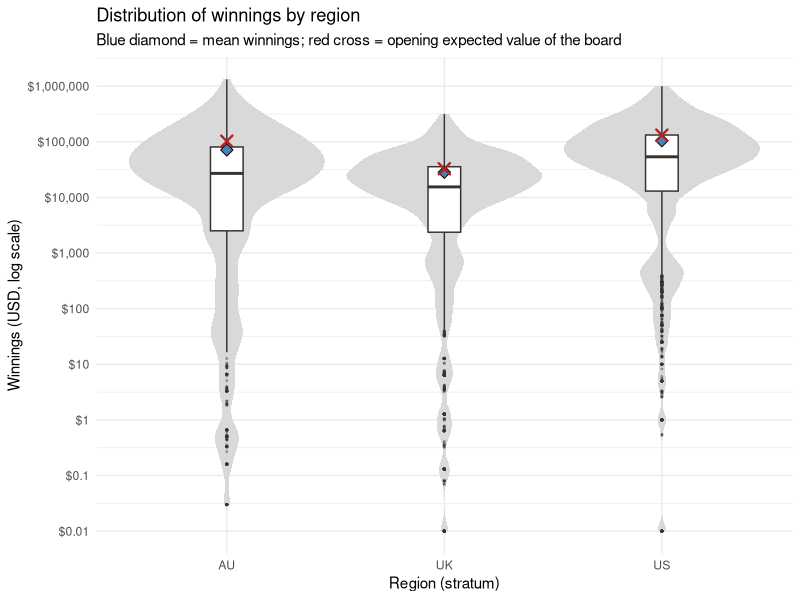
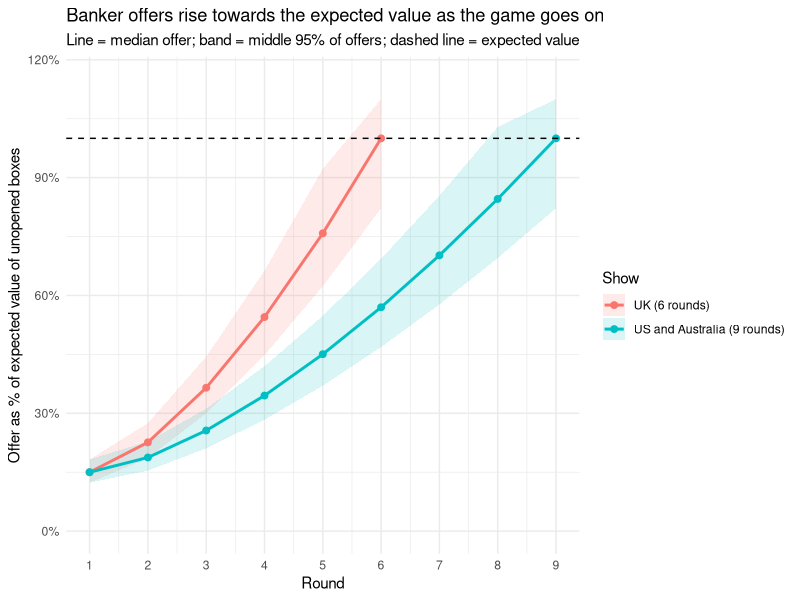
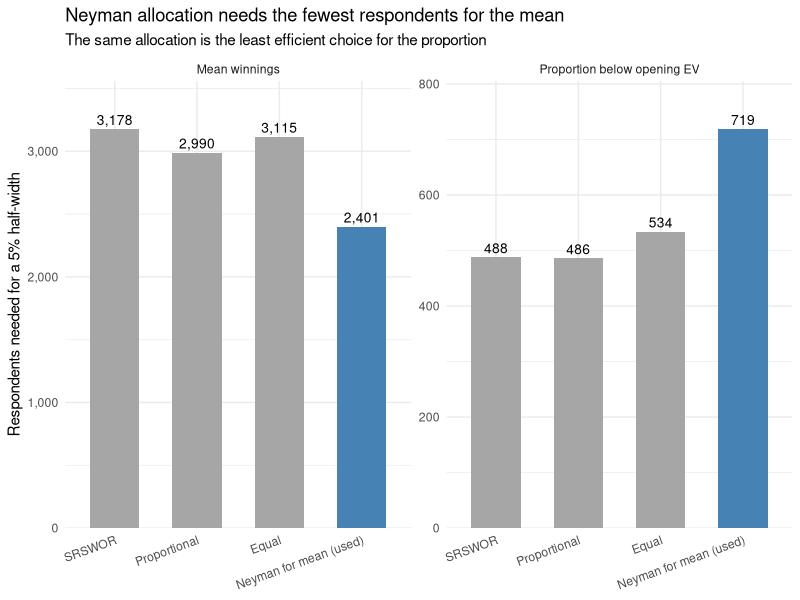
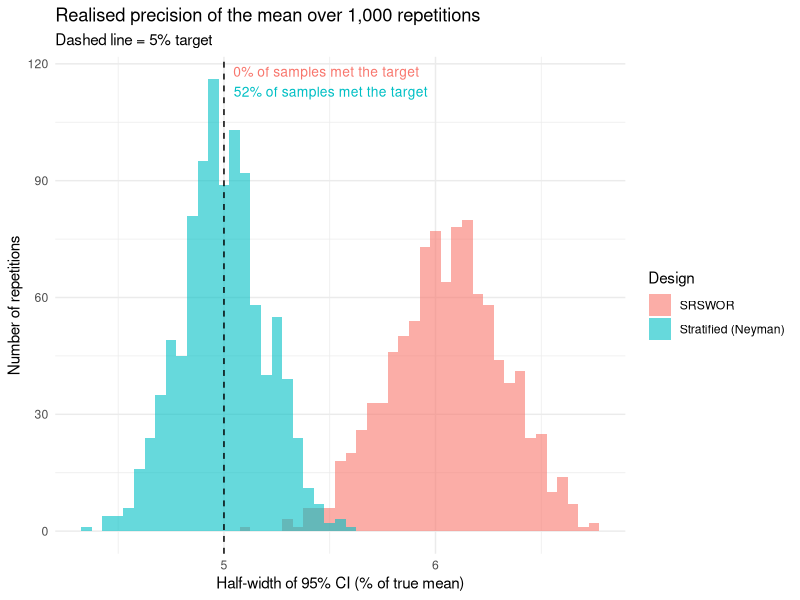

Generate these figures, in order, with R:
# 06_extra_figures.R
# Four additional figures for the report:
#   A_winnings_by_region.png      - distribution of winnings by region (A5, A6)
#   A_banker_offer_curve.png      - banker offer as % of expected value (A5)
#   B_allocation_comparison.png   - n needed under each allocation (B5)
#   E_half_width_distribution.png - realised CI half-widths vs the 5% target (E, D8)
#
# Run 01 to 05 first; this script reads data/population.csv and
# output/E_replicates.csv. It draws no random numbers.

library(ggplot2)

population <- read.csv(file.path("data", "population.csv"))
reps       <- read.csv(file.path("output", "E_replicates.csv"))

N     <- nrow(population)
z     <- qnorm(0.975)
rel_e <- 0.05

dir.create("figures", showWarnings = FALSE)

# ---- 1. Winnings by region ------------------------------------------------
# Log scale, because winnings run from cents to over a million dollars.
# Diamonds mark each region's mean; crosses mark the opening expected value.

region_means <- aggregate(winnings_usd ~ region, population, mean)
opening_ev   <- unique(population[, c("region", "opening_ev_usd")])

p1 <- ggplot(population, aes(region, winnings_usd)) +
  geom_violin(fill = "grey85", colour = NA, scale = "width") +
  geom_boxplot(width = 0.15, outlier.size = 0.4, outlier.alpha = 0.3) +
  geom_point(data = region_means, shape = 23, size = 3, fill = "steelblue") +
  geom_point(data = opening_ev, aes(y = opening_ev_usd), shape = 4, size = 3,
             stroke = 1.2, colour = "firebrick") +
  # amounts under $1 keep their cents, so the bottom labels are not all "$0"
  scale_y_log10(labels = function(x) ifelse(x < 1, paste0("$", x), scales::dollar(x)),
                breaks = 10^(-2:6)) +
  labs(x = "Region (stratum)", y = "Winnings (USD, log scale)",
       title = "Distribution of winnings by region",
       subtitle = "Blue diamond = mean winnings; red cross = opening expected value of the board") +
  theme_minimal()
ggsave(file.path("figures", "A_winnings_by_region.png"), p1, width = 7, height = 4.5)

# ---- 2. Banker offer curve ------------------------------------------------
# Same rule as banker_fraction() in 01_simulate_population.R:
# base fraction 0.15 + 0.85 ((r - 1) / (R - 1))^1.5, multiplied by
# exp(N(0, 0.10^2)) noise and capped at 1.10. The band shows the middle 95%
# of that noise.

offer_curve <- function(show, R) {
  r    <- seq_len(R)
  base <- 0.15 + 0.85 * ((r - 1) / (R - 1))^1.5
  data.frame(show  = show, round = r, base = base,
             lower = base * exp(-z * 0.10),
             upper = pmin(base * exp(z * 0.10), 1.10))
}
offers <- rbind(offer_curve("UK (6 rounds)", 6),
                offer_curve("US and Australia (9 rounds)", 9))

p2 <- ggplot(offers, aes(round, base, colour = show, fill = show)) +
  geom_ribbon(aes(ymin = lower, ymax = upper), alpha = 0.15, colour = NA) +
  geom_line(linewidth = 1) +
  geom_point(size = 2) +
  geom_hline(yintercept = 1, linetype = "dashed") +
  scale_y_continuous(labels = scales::percent, limits = c(0, 1.15)) +
  scale_x_continuous(breaks = 1:9) +
  labs(x = "Round", y = "Offer as % of expected value of unopened boxes",
       colour = "Show", fill = "Show",
       title = "Banker offers rise towards the expected value as the game goes on",
       subtitle = "Line = median offer; band = middle 95% of offers; dashed line = expected value") +
  theme_minimal()
ggsave(file.path("figures", "A_banker_offer_curve.png"), p2, width = 7, height = 4.5)

# ---- 3. Required sample size under each allocation ------------------------
# For allocation shares a_h (n_h = n a_h), the variance of the stratified
# mean with fpc is  V = (1/n) sum W_h^2 S_h^2 / a_h - (1/N) sum W_h S_h^2,
# so the n that gives V = (e / z)^2 is
#   n = sum(W_h^2 S_h^2 / a_h) / ((e / z)^2 + sum(W_h S_h^2) / N).

strata <- do.call(rbind, lapply(split(population, population$region),
  function(d) data.frame(
    region = d$region[1],
    N_h    = nrow(d),
    S_h    = sd(d$winnings_usd),
    Sp_h   = sqrt(nrow(d) / (nrow(d) - 1) * mean(d$below_ev) * (1 - mean(d$below_ev)))
  )))
strata$W_h <- strata$N_h / N

n_alloc <- function(e, S_h, a_h) {
  sum(strata$W_h^2 * S_h^2 / a_h) / ((e / z)^2 + sum(strata$W_h * S_h^2) / N)
}
n_srs <- function(e, S) {
  n0 <- (z * S / e)^2
  n0 / (1 + n0 / N)
}

# Allocation shares. The design uses Neyman allocation for the mean, so the
# proportion is shown under that same allocation.
shares <- list(
  "Proportional"           = strata$W_h,
  "Equal"                  = rep(1 / nrow(strata), nrow(strata)),
  "Neyman for mean (used)" = strata$N_h * strata$S_h / sum(strata$N_h * strata$S_h)
)

e_mean <- rel_e * mean(population$winnings_usd)
e_prop <- rel_e * mean(population$below_ev)
S_p    <- sqrt(N / (N - 1) * mean(population$below_ev) * (1 - mean(population$below_ev)))

alloc <- rbind(
  data.frame(parameter = "Mean winnings", design = "SRSWOR",
             n = n_srs(e_mean, sd(population$winnings_usd))),
  data.frame(parameter = "Mean winnings", design = names(shares),
             n = sapply(shares, n_alloc, e = e_mean, S_h = strata$S_h)),
  data.frame(parameter = "Proportion below opening EV", design = "SRSWOR",
             n = n_srs(e_prop, S_p)),
  data.frame(parameter = "Proportion below opening EV", design = names(shares),
             n = sapply(shares, n_alloc, e = e_prop, S_h = strata$Sp_h))
)
alloc$n      <- ceiling(alloc$n)
alloc$design <- factor(alloc$design, levels = c("SRSWOR", names(shares)))
alloc$used   <- alloc$design == "Neyman for mean (used)"
print(alloc)

p3 <- ggplot(alloc, aes(design, n, fill = used)) +
  geom_col(width = 0.6) +
  geom_text(aes(label = scales::comma(n)), vjust = -0.4, size = 3.5) +
  facet_wrap(~parameter, scales = "free_y") +
  scale_fill_manual(values = c(`TRUE` = "steelblue", `FALSE` = "grey65"), guide = "none") +
  scale_y_continuous(labels = scales::comma, expand = expansion(mult = c(0, 0.12))) +
  labs(x = NULL, y = "Respondents needed for a 5% half-width",
       title = "Neyman allocation needs the fewest respondents for the mean",
       subtitle = "The same allocation is the least efficient choice for the proportion") +
  theme_minimal() +
  theme(axis.text.x = element_text(angle = 20, hjust = 1))
ggsave(file.path("figures", "B_allocation_comparison.png"), p3, width = 9, height = 4.5)

# ---- 4. Realised half-widths against the 5% target ------------------------
# Half-width of each repetition's 95% CI as a percentage of the true mean.

hw <- reps[reps$parameter == "Mean winnings", ]
hw$half_width_pct <- 100 * z * hw$se / hw$true

met <- aggregate(half_width_pct ~ design, hw, function(x) mean(x <= 100 * rel_e))
met$label <- paste0(round(100 * met$half_width_pct), "% of samples met the target")

p4 <- ggplot(hw, aes(half_width_pct, fill = design)) +
  geom_histogram(binwidth = 0.05, alpha = 0.6, position = "identity") +
  geom_vline(xintercept = 100 * rel_e, linetype = "dashed") +
  geom_text(data = met, aes(x = 100 * rel_e, y = Inf, label = label, colour = design),
            hjust = -0.05, vjust = c(2, 4), size = 3.5, inherit.aes = FALSE,
            show.legend = FALSE) +
  labs(x = "Half-width of 95% CI (% of true mean)", y = "Number of repetitions",
       fill = "Design",
       title = "Realised precision of the mean over 1,000 repetitions",
       subtitle = "Dashed line = 5% target") +
  theme_minimal()
ggsave(file.path("figures", "E_half_width_distribution.png"), p4, width = 7, height = 4.5)
